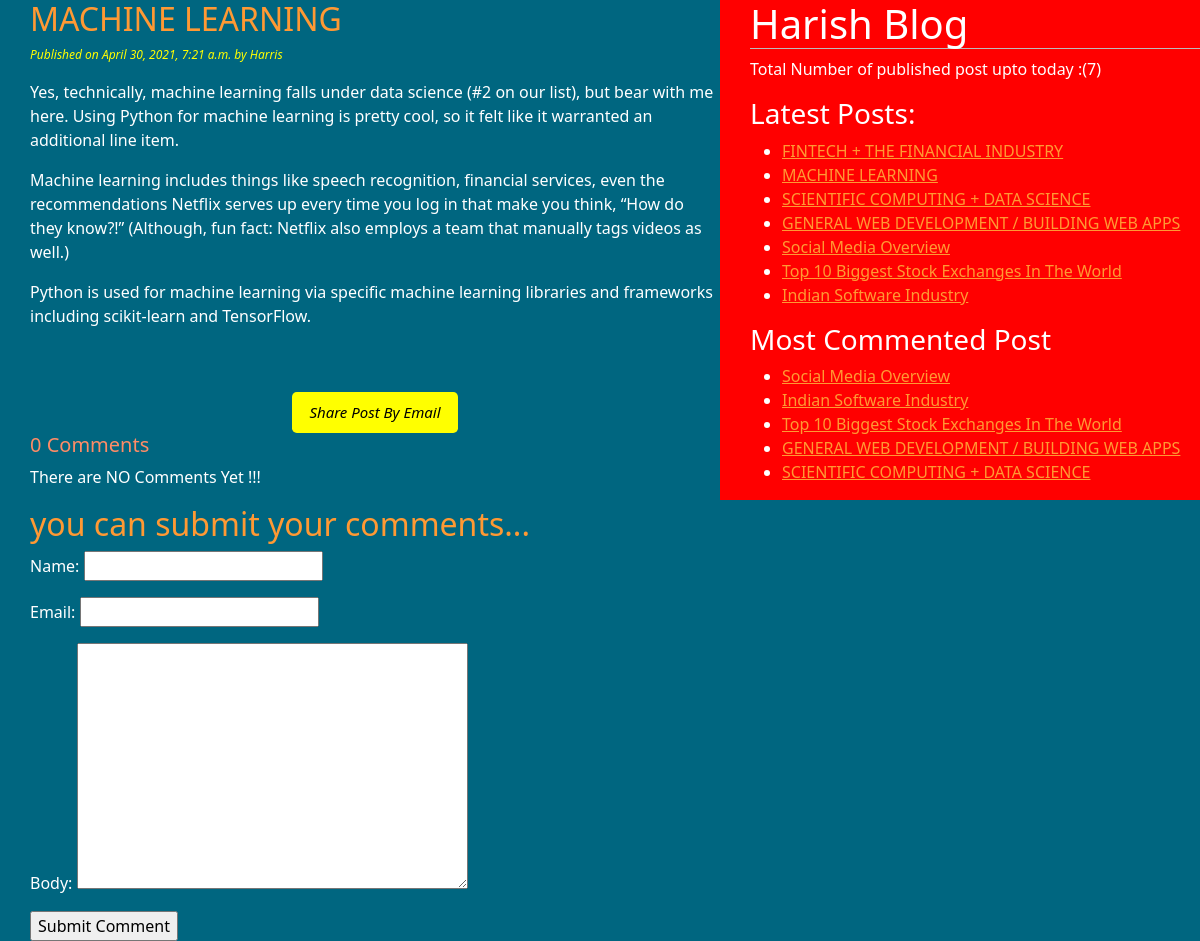
/30/04/2021/machine-learning/, run on the app's committed database.
### blogapp/models.py (models this page shows, shortened)
class Post(models.Model):
    STATUS_CHOICES = (('draft','Draft'),('published','Published'))
    title = models.CharField(max_length = 250)
    slug = models.SlugField(max_length = 250,unique_for_date = 'publish')
    author = models.ForeignKey(User,related_name ='blog_posts',on_delete =models.CASCADE)
    body = models.TextField()
    publish = models.DateTimeField(default = timezone.now)
    created = models.DateTimeField(auto_now_add = True)
    updated = models.DateTimeField(auto_now = True)
    status = models.CharField(max_length = 10,choices = STATUS_CHOICES,default='draft')
    objects = CustomManager()
    tags = TaggableManager()
    class Meta:
        ordering = ('-publish',)
    def get_absolute_url(self):
        return reverse('post_detail',args=[self.publish.strftime('%d'),self.publish.strftime('%m'),self.publish.year,self.slug])

### blogapp/views.py (the view)
# urls.py: path('<int:day>/<int:month>/<int:year>/<slug:post>/',views.post_detail_view,name = 'post_detail'),
def post_detail_view(request,year,month,day,post):
    post = get_object_or_404(Post,slug=post,
                            status='published',
                            publish__year=year,
                            publish__month=month,
                            publish__day = day)
    comments=post.comments.filter(active=True)
    csubmit=False
    if request.method=='POST':
        form=CommentForm(request.POST)
        if form.is_valid():
            new_comment=form.save(commit=False)
            new_comment.post=post
            new_comment.save()
            csubmit=True
    else:
        form=CommentForm()
    return render(request,'testapp/post_detail.html',{'post':post,'form':form,'csubmit':csubmit,'comments':comments})

### blogapp/forms.py
class CommentForm(forms.ModelForm):
    class Meta:
        model = Comment
        fields = ('name','email','body')

### blogapp/models.py (called while the page is built)
    def get_queryset(self):
        return super().get_queryset().filter(status='published')

### blogapp/templatetags/blog_tags.py (called while the page is built)
@register.simple_tag(name= 'my_tag')
def total_posts():
    return Post.objects.count()

@register.inclusion_tag('testapp/latest_post123.html')
def show_latest_post(count=3): #default count value is 3
    latest_post = Post.objects.order_by('-publish')[:count]
    return {'latest_post':latest_post}

@register.simple_tag
def get_most_commented_posts(count=5):
    return Post.objects.annotate(total_comments=Count('comments')).order_by('-total_comments')[:count]

### templates/testapp/post_detail.html (shortened to what this page needs)
<!DOCTYPE html>
{%extends 'testapp/base.html'%}
  {%block content%}
     <h2>{{post.title}}</h2>
    <p id = 'date'> Published on {{post.publish}} by {{post.author|title}}</p>
    {{post.body|linebreaks}}<br><br>
    <div class="container" align = 'center'>
      <a href="/{{post.id}}/share" class="btn btn-lg btn- success" >Share Post By Email</a>
     </div>
       {% with comments.count as comments_count %}
       <h5>{{comments_count}} Comment{{comments_count|pluralize}}</h5>
       {% endwith%}
              {%if comments %}
              {%for comment in comments %}
              <p id='ch'> comment {{forloop.counter}} by {{comment.name}} on  {{comment.created}}</p>
               <div class="cb">{{comment.body|linebreaks}}</div>
      {%endfor%}
      <hr>
      {%else%}
        <p>There are NO Comments Yet !!!</p>
      {%endif%}
      {%if csubmit %}
       <h2>Your Comment Added Succefully</h2>
      {%else%}
      <h2>you can submit your comments...</h2>
     <form method="post">
        {{form.as_p}}
       <input type="submit" name="" value="Submit Comment">
     </form>
  {%endif%}
  {%endblock%}

### templates/testapp/base.html (shortened to what this page needs)
<!DOCTYPE html>
{%load blog_tags%}
{%load static%}
<html lang="en" dir="ltr">
  <head>
    <link href="https://cdn.jsdelivr.net/npm/bootstrap@5.0.0-beta3/dist/css/bootstrap.min.css" rel="stylesheet"
>
    <link rel="stylesheet" href="{% static "css/blog1.css" %}">
  </head>
  <body>
    <div class="content">
      {%block content%}{%endblock%}
   </div>
    <div class="sidebar">
        <h1>Harish Blog</h1>
        <p>Total Number of published post upto today :({%my_tag%})</p>
        <h3>Latest Posts:</h3>{%show_latest_post 100%}
        <h3>Most Commented Post</h3>
        {% get_most_commented_posts as most_commented_posts%}
        <ul>
          {%for post in most_commented_posts%}
          <li><a href="{{post.get_absolute_url}}"> {{post.title}}</a></li>
          {%endfor%}
        </ul>
      </div>
  </body>
</html>

### templates/testapp/latest_post123.html
<ul>
  {%for post in latest_post%}
  <li><a href="{{post.get_absolute_url}}"> {{post.title}}</a></li>
  {%endfor%}
</ul>

### static/css/blog1.css (style rules this page uses)
.content { float:left; width:60%; padding:0 0 0 30px; background: #006680; height: 100%; }
.sidebar { float:right; width:40%; padding:0 0 0 30px; background: #ff0000; height: 100%; }
h1 { border-bottom: 1px solid #bbb; padding-bottom: : 20px; }
h2 { color: #ff9933; }
h5 { color: #ff8c66; }
#date { color:yellow; font-size:12px; font-style: italic; }
body { background: #006680; color:white; }
a { color:#ff9933; }
.btn { font-style: italic; background-color: yellow; color: black; text-align: center; font-size: 15px; }

### data on the page
Post: publish "April 30, 2021, 7:21 a.m.", author "Harris", body "Yes, technically, machine learning falls under data science (#2 on our list), but bear with me here. Using Python for machine learning is pretty cool, so it felt like it warranted an additional line item. Machine learning includes things like speech recognition, financial services, even the recommendations Netflix serves up every time you log in that make you think, “How do they know?!” (Although, fun fact: Netflix also employs a team that manually tags videos as well.) Python is used for machine learning via specific machine learning libraries and frameworks including scikit-learn and TensorFlow.", title "MACHINE LEARNING"
Post: title "FINTECH + THE FINANCIAL INDUSTRY"
Post: title "SCIENTIFIC COMPUTING + DATA SCIENCE"
Post: title "GENERAL WEB DEVELOPMENT / BUILDING WEB APPS"
Post: title "Social Media Overview"
Post: title "Top 10 Biggest Stock Exchanges In The World"
Post: title "Indian Software Industry"

### other printed values
{{ comments_count }} "0"
